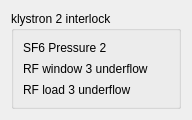
<?xml version="1.0" encoding="UTF-8"?>
<ui version="4.0">
 <class>klystron2itck</class>
 <widget class="TaurusWidget" name="klystron2itck">
  <property name="geometry">
   <rect>
    <x>0</x>
    <y>0</y>
    <width>183</width>
    <height>100</height>
   </rect>
  </property>
  <property name="windowTitle">
   <string>Form</string>
  </property>
  <layout class="QGridLayout" name="gridLayout">
   <item row="0" column="0">
    <widget class="TaurusGroupBox" name="ictkGroup">
     <property name="title">
      <string>klystron 2 interlock</string>
     </property>
     <layout class="QGridLayout" name="gridLayout_2">
      <item row="1" column="0">
       <widget class="QLabel" name="rfw3Label">
        <property name="text">
         <string>RF window 3 underflow</string>
        </property>
       </widget>
      </item>
      <item row="0" column="0">
       <widget class="QLabel" name="sf6p2Label">
        <property name="text">
         <string>SF6 Pressure 2</string>
        </property>
       </widget>
      </item>
      <item row="2" column="0">
       <widget class="QLabel" name="rfl3Label">
        <property name="text">
         <string>RF load 3 underflow</string>
        </property>
       </widget>
      </item>
      <item row="0" column="1">
       <widget class="TaurusLed" name="sf6p2Led">
        <property name="minimumSize">
         <size>
          <width>15</width>
          <height>15</height>
         </size>
        </property>
        <property name="maximumSize">
         <size>
          <width>15</width>
          <height>15</height>
         </size>
        </property>
       </widget>
      </item>
      <item row="1" column="1">
       <widget class="TaurusLed" name="rfw3Led">
        <property name="minimumSize">
         <size>
          <width>15</width>
          <height>15</height>
         </size>
        </property>
        <property name="maximumSize">
         <size>
          <width>15</width>
          <height>15</height>
         </size>
        </property>
       </widget>
      </item>
      <item row="2" column="1">
       <widget class="TaurusLed" name="rfl3Led">
        <property name="minimumSize">
         <size>
          <width>15</width>
          <height>15</height>
         </size>
        </property>
        <property name="maximumSize">
         <size>
          <width>15</width>
          <height>15</height>
         </size>
        </property>
       </widget>
      </item>
     </layout>
    </widget>
   </item>
  </layout>
 </widget>
 <customwidgets>
  <customwidget>
   <class>TaurusWidget</class>
   <extends>QWidget</extends>
   <header>taurus.qt.qtgui.container</header>
   <container>1</container>
  </customwidget>
  <customwidget>
   <class>TaurusGroupBox</class>
   <extends>QGroupBox</extends>
   <header>taurus.qt.qtgui.container</header>
   <container>1</container>
  </customwidget>
  <customwidget>
   <class>TaurusLed</class>
   <extends>QLed</extends>
   <header>taurus.qt.qtgui.display</header>
  </customwidget>
  <customwidget>
   <class>QLed</class>
   <extends>QPixmapWidget</extends>
   <header>taurus.qt.qtgui.display</header>
  </customwidget>
  <customwidget>
   <class>QPixmapWidget</class>
   <extends>QWidget</extends>
   <header>taurus.qt.qtgui.display</header>
  </customwidget>
 </customwidgets>
 <resources/>
 <connections/>
</ui>
